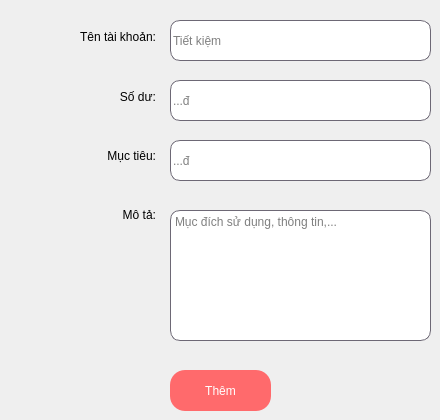
          <widget class="QWidget" name="tab_7">
           <attribute name="title">
            <string>Tiết Kiệm</string>
           </attribute>
           <widget class="QTextEdit" name="textEdit_p4_MoTa_TK">
            <property name="geometry">
             <rect>
              <x>170</x>
              <y>210</y>
              <width>261</width>
              <height>131</height>
             </rect>
            </property>
            <property name="styleSheet">
             <string notr="true">background-color: rgb(255, 255, 255);
font: 13pt &quot;Segoe UI&quot;;

border-radius: 10px;
border: 1px solid #6d6875;</string>
            </property>
            <property name="placeholderText">
             <string>Mục đích sử dụng, thông tin,...</string>
            </property>
           </widget>
           <widget class="QLineEdit" name="lineEdit_p4_SoDu_TK">
            <property name="enabled">
             <bool>true</bool>
            </property>
            <property name="geometry">
             <rect>
              <x>170</x>
              <y>80</y>
              <width>261</width>
              <height>41</height>
             </rect>
            </property>
            <property name="styleSheet">
             <string notr="true">font: 16pt &quot;Segoe UI&quot;;
background-color: rgb(255, 255, 255);

border-radius: 10px;
border: 1px solid #6d6875;</string>
            </property>
            <property name="placeholderText">
             <string>...đ</string>
            </property>
            <property name="clearButtonEnabled">
             <bool>false</bool>
            </property>
           </widget>
           <widget class="QLineEdit" name="lineEdit_p4_TenTaiKhoan_TK">
            <property name="geometry">
             <rect>
              <x>170</x>
              <y>20</y>
              <width>261</width>
              <height>41</height>
             </rect>
            </property>
            <property name="styleSheet">
             <string notr="true">font: 16pt &quot;Segoe UI&quot;;
background-color: rgb(255, 255, 255);

border-radius: 10px;
border: 1px solid #6d6875;</string>
            </property>
            <property name="placeholderText">
             <string>Tiết kiệm</string>
            </property>
           </widget>
           <widget class="QPushButton" name="btn_page4_ThemTK_TK">
            <property name="geometry">
             <rect>
              <x>170</x>
              <y>370</y>
              <width>101</width>
              <height>41</height>
             </rect>
            </property>
            <property name="styleSheet">
             <string notr="true">border-radius: 15px;
color: rgb(255, 255, 255);
background-color: rgb(255, 106, 108);
font: 75 15pt &quot;MS Shell Dlg 2&quot;;</string>
            </property>
            <property name="text">
             <string>Thêm</string>
            </property>
           </widget>
           <widget class="QLineEdit" name="lineEdit_p4_MucTieu_TK">
            <property name="enabled">
             <bool>true</bool>
            </property>
            <property name="geometry">
             <rect>
              <x>170</x>
              <y>140</y>
              <width>261</width>
              <height>41</height>
             </rect>
            </property>
            <property name="styleSheet">
             <string notr="true">font: 16pt &quot;Segoe UI&quot;;
background-color: rgb(255, 255, 255);

border-radius: 10px;
border: 1px solid #6d6875;</string>
            </property>
            <property name="placeholderText">
             <string>...đ</string>
            </property>
            <property name="clearButtonEnabled">
             <bool>false</bool>
            </property>
           </widget>
           <widget class="QWidget" name="layoutWidget">
            <property name="geometry">
             <rect>
              <x>40</x>
              <y>11</y>
              <width>116</width>
              <height>231</height>
             </rect>
            </property>
            <layout class="QVBoxLayout" name="verticalLayout_P4_tab1_2">
             <item>
              <widget class="QLabel" name="label_p4_TenTaiKhoan_TK">
               <property name="styleSheet">
                <string notr="true">font: 75 15pt &quot;Segoe UI&quot;;</string>
               </property>
               <property name="text">
                <string>&lt;html&gt;&lt;head/&gt;&lt;body&gt;&lt;p align=&quot;right&quot;&gt;Tên tài khoản:&lt;/p&gt;&lt;/body&gt;&lt;/html&gt;</string>
               </property>
              </widget>
             </item>
             <item>
              <widget class="QLabel" name="label_p4_SoDu_TK">
               <property name="styleSheet">
                <string notr="true">font: 75 15pt &quot;Segoe UI&quot;;</string>
               </property>
               <property name="text">
                <string>&lt;html&gt;&lt;head/&gt;&lt;body&gt;&lt;p align=&quot;right&quot;&gt;Số dư:&lt;/p&gt;&lt;/body&gt;&lt;/html&gt;</string>
               </property>
              </widget>
             </item>
             <item>
              <widget class="QLabel" name="label_p4_MucTieu_TK">
               <property name="styleSheet">
                <string notr="true">font: 75 15pt &quot;Segoe UI&quot;;</string>
               </property>
               <property name="text">
                <string>&lt;html&gt;&lt;head/&gt;&lt;body&gt;&lt;p align=&quot;right&quot;&gt;Mục tiêu:&lt;/p&gt;&lt;/body&gt;&lt;/html&gt;</string>
               </property>
              </widget>
             </item>
             <item>
              <widget class="QLabel" name="label_p4_MoTa_TK">
               <property name="styleSheet">
                <string notr="true">font: 75 15pt &quot;Segoe UI&quot;;</string>
               </property>
               <property name="text">
                <string>&lt;html&gt;&lt;head/&gt;&lt;body&gt;&lt;p align=&quot;right&quot;&gt;Mô tả:&lt;/p&gt;&lt;/body&gt;&lt;/html&gt;</string>
               </property>
              </widget>
             </item>
            </layout>
           </widget>
          </widget>
